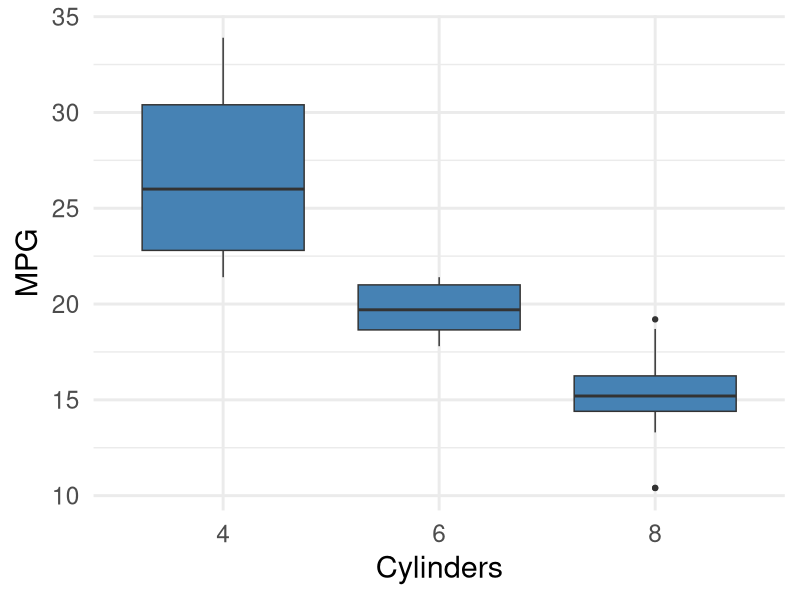
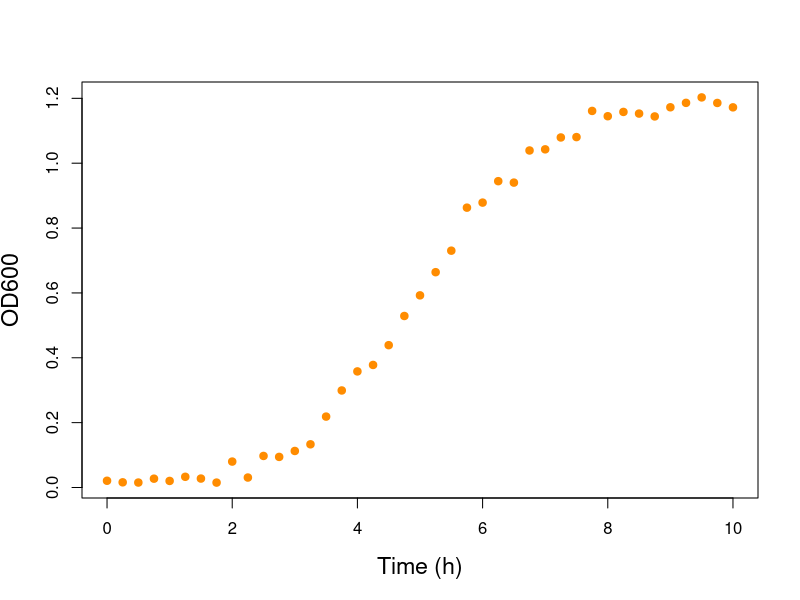
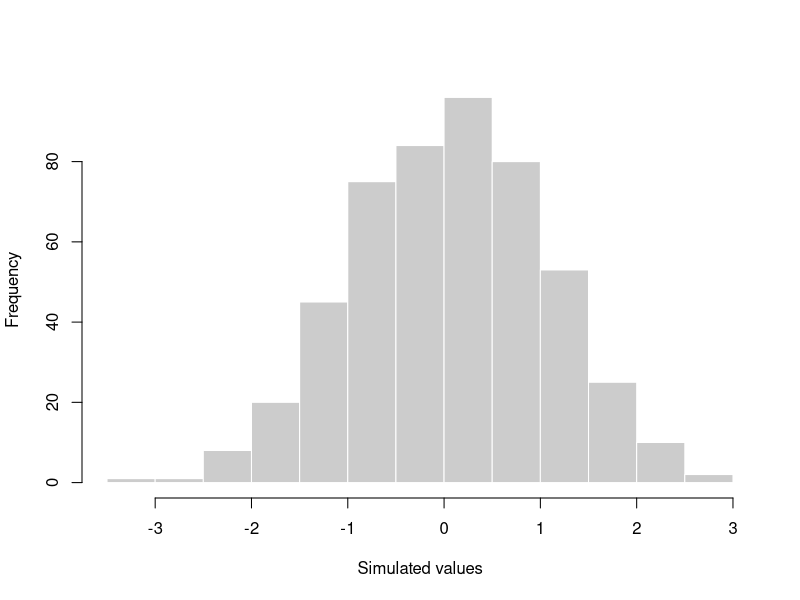

These charts were generated, in order, by the following R code:
## ---- chunk 1
#| echo: false
#| fig-height: 5
library(ggplot2)
ggplot(mtcars, aes(factor(cyl), mpg)) +
  geom_boxplot(fill = "steelblue") +
  labs(x = "Cylinders", y = "MPG") +
  theme_minimal(base_size = 22)
## ---- chunk 2
#| label: fig-growth
#| fig-cap: "Simulated bacterial growth. The curve regenerates on every render."
#| output-location: slide
set.seed(610)
t <- seq(0, 10, 0.25)
od <- 1.2 / (1 + exp(-(t - 5))) + rnorm(length(t), sd = 0.02)
plot(t, od, pch = 19, col = "darkorange",
     xlab = "Time (h)", ylab = "OD600", cex.lab = 1.4)
## ---- chunk 3
#| echo: false
#| fig-height: 4.5
hist(rnorm(500), col = "grey80", border = "white",
     main = NULL, xlab = "Simulated values")
